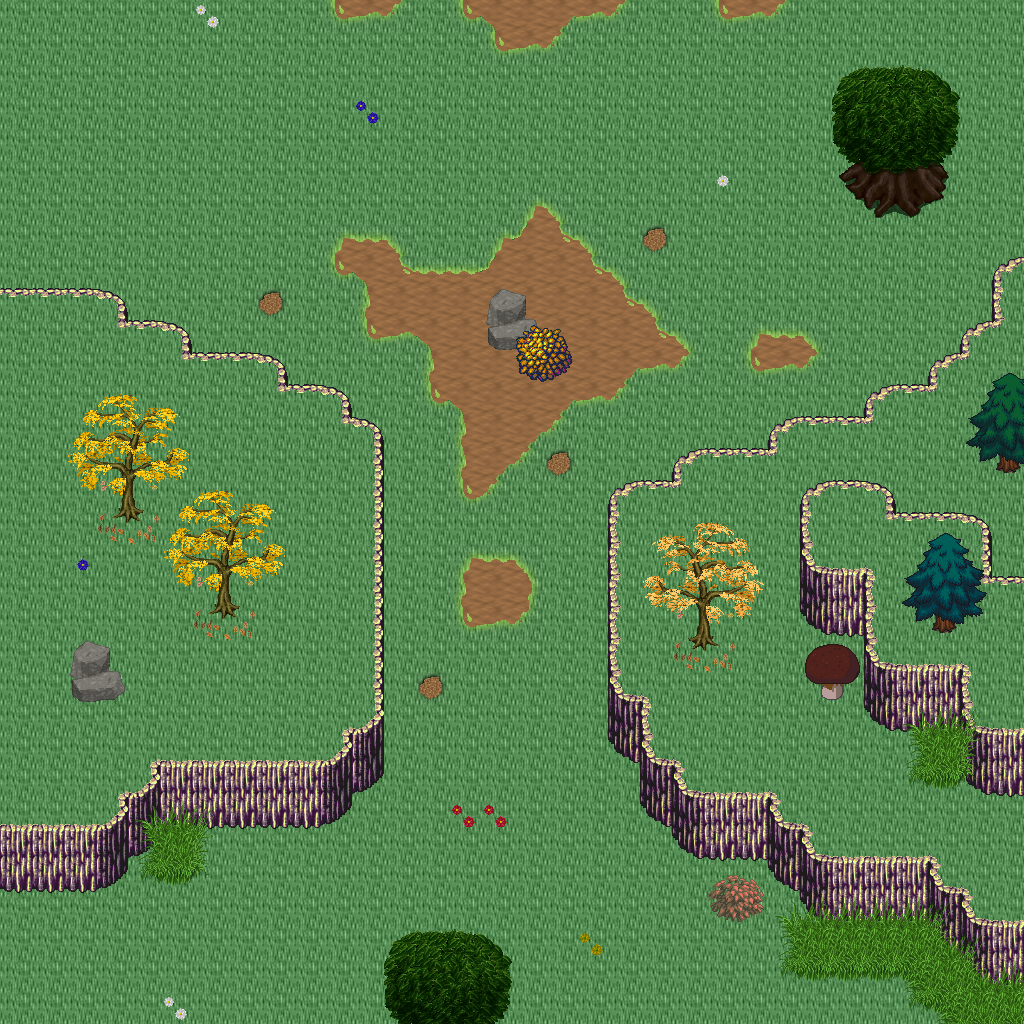

The image is a tile-based game level rendered from a .tmx file. Its description and source (layers, tilesets, objects; grid data summarised) follow:
An orthogonal 32x32 tile map with 32x32 px tiles, 5 tile layers (Ground, Objects, Objects2, Above, ...), 1 hidden layer not drawn, 32 tilesets.

<map version="1.10" tiledversion="1.11.0" orientation="orthogonal" renderorder="right-down" width="32" height="32" tilewidth="32" tileheight="32" infinite="0" nextlayerid="11" nextobjectid="1">
 <tileset firstgid="1" name="logic_collision" tilewidth="32" tileheight="32" tilecount="1" columns="1">
  <image source="../drawable/logic_collision.png" width="32" height="32" />
 </tileset>
 <tileset firstgid="2" name="ground_ridge_earth_pale" tilewidth="32" tileheight="32" tilecount="96" columns="12">
  <image source="../drawable/ground_ridge_earth_pale.png" width="384" height="256" />
 </tileset>
 <tileset firstgid="98" name="ground_ridge_earth_dark" tilewidth="32" tileheight="32" tilecount="96" columns="12">
  <image source="../drawable/ground_ridge_earth_dark.png" width="384" height="256" />
 </tileset>
 <tileset firstgid="194" name="ground_ground" tilewidth="32" tileheight="32" tilecount="33" columns="3">
  <image source="../drawable/ground_ground.png" width="96" height="352" />
 </tileset>
 <tileset firstgid="227" name="terrain_grassland" tilewidth="32" tileheight="32" tilecount="88" columns="8">
  <image source="../drawable/terrain_grassland.png" width="256" height="352" />
 </tileset>
 <tileset firstgid="315" name="ground_grass_edges" tilewidth="32" tileheight="32" tilecount="36" columns="12">
  <image source="../drawable/ground_grass_edges.png" width="384" height="96" />
 </tileset>
 <tileset firstgid="351" name="ground_grass_corners" tilewidth="32" tileheight="32" tilecount="24" columns="6">
  <image source="../drawable/ground_grass_corners.png" width="192" height="128" />
 </tileset>
 <tileset firstgid="375" name="plant_tree_tree_darkgreen" tilewidth="32" tileheight="32" tilecount="88" columns="8">
  <image source="../drawable/plant_tree_tree_darkgreen.png" width="256" height="352" />
 </tileset>
 <tileset firstgid="463" name="plant_tree_fall_trees" tilewidth="32" tileheight="32" tilecount="40" columns="8">
  <image source="../drawable/plant_tree_fall_trees.png" width="256" height="160" />
 </tileset>
 <tileset firstgid="503" name="plant_tree_evergreen" tilewidth="32" tileheight="32" tilecount="36" columns="3">
  <image source="../drawable/plant_tree_evergreen.png" width="96" height="384" />
 </tileset>
 <tileset firstgid="539" name="plant_tree_pine_tree" tilewidth="32" tileheight="32" tilecount="20" columns="4">
  <image source="../drawable/plant_tree_pine_tree.png" width="128" height="160" />
 </tileset>
 <tileset firstgid="559" name="plant_tree_pine_tree_1" tilewidth="32" tileheight="32" tilecount="20" columns="4">
  <image source="../drawable/plant_tree_pine_tree_1.png" width="128" height="160" />
 </tileset>
 <tileset firstgid="579" name="building_decoration_rocks" tilewidth="32" tileheight="32" tilecount="6" columns="3">
  <image source="../drawable/building_decoration_rocks.png" width="96" height="64" />
 </tileset>
 <tileset firstgid="585" name="plant_stump_hollow_logs" tilewidth="32" tileheight="32" tilecount="6" columns="3">
  <image source="../drawable/plant_stump_hollow_logs.png" width="96" height="64" />
 </tileset>
 <tileset firstgid="591" name="plant_stump_small_stump" tilewidth="32" tileheight="32" tilecount="4" columns="2">
  <image source="../drawable/plant_stump_small_stump.png" width="64" height="64" />
 </tileset>
 <tileset firstgid="595" name="plant_flower_daisy_yellow" tilewidth="32" tileheight="32" tilecount="8" columns="2">
  <image source="../drawable/plant_flower_daisy_yellow.png" width="64" height="128" />
 </tileset>
 <tileset firstgid="603" name="plant_flower_daisy_white" tilewidth="32" tileheight="32" tilecount="8" columns="2">
  <image source="../drawable/plant_flower_daisy_white.png" width="64" height="128" />
 </tileset>
 <tileset firstgid="611" name="plant_flower_daisy_red" tilewidth="32" tileheight="32" tilecount="8" columns="2">
  <image source="../drawable/plant_flower_daisy_red.png" width="64" height="128" />
 </tileset>
 <tileset firstgid="619" name="plant_flower_daisy_blue" tilewidth="32" tileheight="32" tilecount="8" columns="2">
  <image source="../drawable/plant_flower_daisy_blue.png" width="64" height="128" />
 </tileset>
 <tileset firstgid="627" name="plant_leaves" tilewidth="32" tileheight="32" tilecount="8" columns="4">
  <image source="../drawable/plant_leaves.png" width="128" height="64" />
 </tileset>
 <tileset firstgid="635" name="plant_brown_mushrooms" tilewidth="32" tileheight="32" tilecount="24" columns="6">
  <image source="../drawable/plant_brown_mushrooms.png" width="192" height="128" />
 </tileset>
 <tileset firstgid="659" name="logic_item_resources" tilewidth="32" tileheight="32" tilecount="6" columns="6">
  <image source="../drawable/logic_item_resources.png" width="192" height="32" />
 </tileset>
 <tileset firstgid="665" name="logic_creature_animal" tilewidth="32" tileheight="32" tilecount="32" columns="8">
  <image source="../drawable/logic_creature_animal.png" width="256" height="128" />
 </tileset>
 <tileset firstgid="697" name="ground_tall_grass" tilewidth="32" tileheight="32" tilecount="15" columns="5">
  <image source="../drawable/ground_tall_grass.png" width="160" height="96" />
 </tileset>
 <tileset firstgid="712" name="logic_creature_reptile" tilewidth="32" tileheight="32" tilecount="7" columns="7">
  <image source="../drawable/logic_creature_reptile.png" width="224" height="32" />
 </tileset>
 <tileset firstgid="719" name="plant_bush_leafy" tilewidth="32" tileheight="32" tilecount="48" columns="8">
  <image source="../drawable/plant_bush_leafy.png" width="256" height="192" />
 </tileset>
 <tileset firstgid="767" name="plant_bushes_and_trees" tilewidth="32" tileheight="32" tilecount="144" columns="16">
  <image source="../drawable/plant_bushes_and_trees.png" width="512" height="289" />
 </tileset>
 <tileset firstgid="911" name="building_thatched_roof_cottage1" tilewidth="32" tileheight="32" tilecount="20" columns="4">
  <image source="../drawable/building_thatched_roof_cottage1.png" width="128" height="160" />
 </tileset>
 <tileset firstgid="931" name="building_thatched_roof_cottage2" tilewidth="32" tileheight="32" tilecount="20" columns="4">
  <image source="../drawable/building_thatched_roof_cottage2.png" width="128" height="160" />
 </tileset>
 <tileset firstgid="951" name="plant_stump_stump_rectangular" tilewidth="32" tileheight="32" tilecount="4" columns="2">
  <image source="../drawable/plant_stump_stump_rectangular.png" width="64" height="64" />
 </tileset>
 <tileset firstgid="955" name="object_well_hoist" tilewidth="32" tileheight="32" tilecount="9" columns="3">
  <image source="../drawable/object_well_hoist.png" width="96" height="96" />
 </tileset>
 <tileset firstgid="964" name="logic_creature_gnome" tilewidth="32" tileheight="32" tilecount="6" columns="6">
  <image source="../drawable/logic_creature_gnome.png" width="192" height="32" />
 </tileset>
 <layer id="1" name="Ground" width="32" height="32">
  <data>[1024 cells, 1024 non-empty, 3 distinct tile ids]</data>
 </layer>
 <layer id="2" name="Objects" width="32" height="32">
  <data>[1024 cells, 249 non-empty, 57 distinct tile ids]</data>
 </layer>
 <layer id="3" name="Objects2" width="32" height="32">
  <data>[1024 cells, 59 non-empty, 19 distinct tile ids]</data>
 </layer>
 <layer id="4" name="Above" width="32" height="32">
  <data>[1024 cells, 102 non-empty, 53 distinct tile ids]</data>
 </layer>
 <layer id="5" name="Above2" width="32" height="32">
  <data>[1024 cells, 18 non-empty, 18 distinct tile ids]</data>
 </layer>
 <layer id="6" name="Walkable" width="32" height="32" visible="0">
  <data>[1024 cells, 373 non-empty, 1 distinct tile ids]</data>
 </layer>
 <objectgroup id="7" name="Mapevents" />
 <objectgroup id="8" name="Spawn" />
 <objectgroup id="9" name="Keys" />
 <objectgroup id="10" name="Replace" />
</map>
